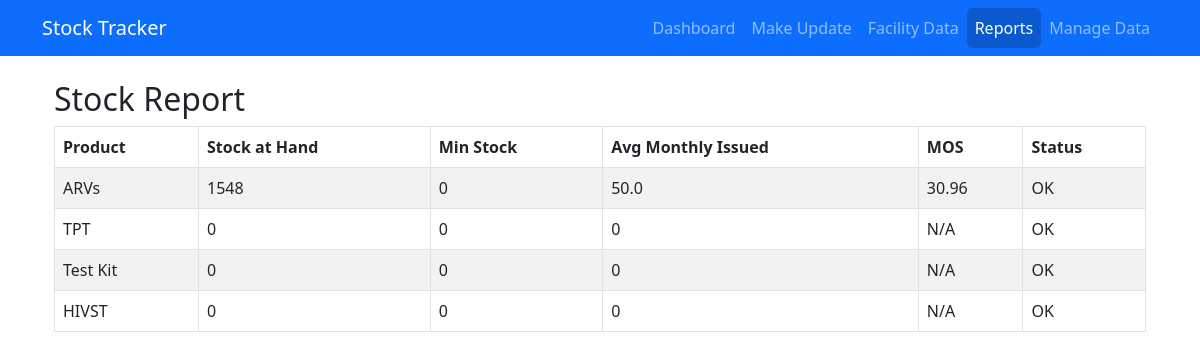
Screenshot of /report with the database file from the repository.
### models.py (models this page shows, shortened)
class Product(db.Model):
    id = db.Column(db.Integer, primary_key=True)
    name = db.Column(db.String(120), nullable=False)
    unit = db.Column(db.String(30))
    facility_products = db.relationship('FacilityProduct', backref='product', lazy=True)
    transactions = db.relationship('StockTransaction', backref='product', lazy=True)

### app.py (the view)
@app.route('/report')
def report():
    sql_avg = text("""
    SELECT p.id AS product_id, p.name AS product_name, AVG(monthly_issued) AS avg_monthly_issued
    FROM (
        SELECT p.id AS pid, STRFTIME('%Y-%m', st.date) AS month_key,
               SUM(CASE WHEN st.transaction_type='Issued' THEN st.quantity ELSE 0 END) AS monthly_issued
        FROM stock_transaction st
        JOIN product p ON p.id = st.product_id
        GROUP BY pid, month_key
    ) AS monthly
    JOIN product p ON p.id = monthly.pid
    GROUP BY p.id
    """)
    avg_rows = db.session.execute(sql_avg).mappings().all()
    avg_map = {r['product_id']: r['avg_monthly_issued'] or 0 for r in avg_rows}
    sql_stock = text("""
    SELECT p.id AS product_id, p.name AS product_name,
           COALESCE(SUM(CASE WHEN st.transaction_type IN ('Received','Opening') THEN st.quantity ELSE 0 END),0) -
           COALESCE(SUM(CASE WHEN st.transaction_type IN ('Issued','Lost','Damaged','Expired') THEN st.quantity ELSE 0 END),0) +
           COALESCE(SUM(CASE WHEN st.transaction_type='Adjusted' THEN st.quantity ELSE 0 END),0) AS stock_at_hand,
           COALESCE(SUM(fp.min_stock),0) AS min_stock
    FROM product p
    LEFT JOIN stock_transaction st ON st.product_id = p.id
    LEFT JOIN facility_product fp ON fp.product_id = p.id
    GROUP BY p.id
    """)
    stock_rows = db.session.execute(sql_stock).mappings().all()
    report_rows = []
    for r in stock_rows:
        avg = avg_map.get(r['product_id'], 0)
        stock = r['stock_at_hand'] or 0
        mos = round(stock / avg, 2) if avg > 0 else None
        status = "Below Min" if stock < r['min_stock'] else "OK"
        report_rows.append({
            'product_id': r['product_id'],
            'product': r['product_name'],
            'avg_monthly_issued': avg,
            'stock_at_hand': stock,
            'mos': mos,
            'min_stock': r['min_stock'],
            'status': status
        })
    return render_template('report.html', rows=report_rows)

### templates/report.html
{% extends 'base.html' %}
{% block content %}
<div class="container">
  <h2>Stock Report</h2>
  <table class="table table-striped table-bordered">
    <thead>
      <tr>
        <th>Product</th>
        <th>Stock at Hand</th>
        <th>Min Stock</th>
        <th>Avg Monthly Issued</th>
        <th>MOS</th>
        <th>Status</th>
      </tr>
    </thead>
    <tbody>
      {% for row in rows %}
      <tr class="{{ 'table-danger' if row.status=='Below Min' else '' }}">
        <td>{{ row.product }}</td>
        <td>{{ row.stock_at_hand }}</td>
        <td>{{ row.min_stock }}</td>
        <td>{{ row.avg_monthly_issued|round(2) }}</td>
        <td>{{ row.mos or 'N/A' }}</td>
        <td>{{ row.status }}</td>
      </tr>
      {% endfor %}
    </tbody>
  </table>
</div>
{% endblock %}

### templates/base.html (shortened to what this page needs)
<!doctype html>
<html lang="en">
<head>
    <link rel="stylesheet" href="https://cdn.jsdelivr.net/npm/bootstrap@5.3.0/dist/css/bootstrap.min.css">
    <link rel="stylesheet" href="https://cdn.datatables.net/1.13.6/css/jquery.dataTables.min.css">
    <link rel="stylesheet" href="https://cdn.datatables.net/responsive/2.5.0/css/responsive.dataTables.min.css">
    <link rel="stylesheet" href="https://cdn.jsdelivr.net/npm/bootstrap-icons@1.10.5/font/bootstrap-icons.css">
</head>
<body>
  <nav class="navbar navbar-expand-lg navbar-dark bg-primary">
    <div class="container">
      <a class="navbar-brand" href="{{ url_for('index') }}">Stock Tracker</a>
      <div class="collapse navbar-collapse" id="navbarNav">
        <ul class="navbar-nav ms-auto">
          <li class="nav-item">
            <a class="nav-link {% if request.endpoint == 'dashboard.dashboard_home' %}active{% endif %}"
              href="{{ url_for('dashboard.dashboard_home') }}">Dashboard</a>
          </li>
          <li class="nav-item">
            <a class="nav-link {% if request.endpoint == 'add_transaction' %}active{% endif %}"
              href="{{ url_for('add_transaction') }}">Make Update</a>
          </li>
          <li class="nav-item">
            <a class="nav-link {% if request.endpoint == 'facility_soh' %}active{% endif %}"
              href="{{ url_for('facility_soh') }}">Facility Data</a>
          </li>
          <li class="nav-item">
            <a class="nav-link {% if request.endpoint == 'report' %}active{% endif %}"
              href="{{ url_for('report') }}">Reports</a>
          </li>
          <li class="nav-item">
            <a class="nav-link {% if request.endpoint == 'admin.manage_data' %}active{% endif %}"
              href="{{ url_for('admin.manage_data') }}">Manage Data</a>
          </li>
        </ul>
      </div>
    </div>
  </nav>
  <main class="container my-4">
    {% block content %}{% endblock %}
  </main>
</body>
</html>

### templates/base.html (style rules this page uses)
.navbar-nav .nav-link.active { background-color: rgba(8, 8, 8, 0.2); border-radius: 5px; }

### rows the page displays
Product: product "ARVs", stock_at_hand "1548", min_stock "0", avg_monthly_issued "50.0", mos "30.96", status "OK"
Product: product "TPT", stock_at_hand "0", min_stock "0", avg_monthly_issued "0", mos "N/A", status "OK"
Product: product "Test Kit", stock_at_hand "0", min_stock "0", avg_monthly_issued "0", mos "N/A", status "OK"
Product: product "HIVST", stock_at_hand "0", min_stock "0", avg_monthly_issued "0", mos "N/A", status "OK"
